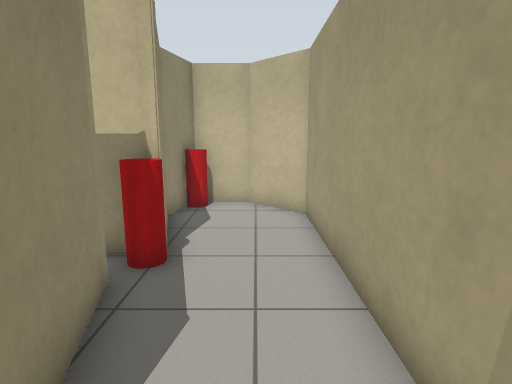
[1] (above)

17 first-person views from a walk through a robot-simulator world made for Gazebo. The camera is 1.2 m above the floor, tilts 10° down and sees 80° across. The floor is counted in squares, 0.5 m on a side. Each view is taken from the middle of a square. On the plan, view 1 faces up. The plan holds only what a view shows up to about 18 squares ahead; the rest is blank.

[2]
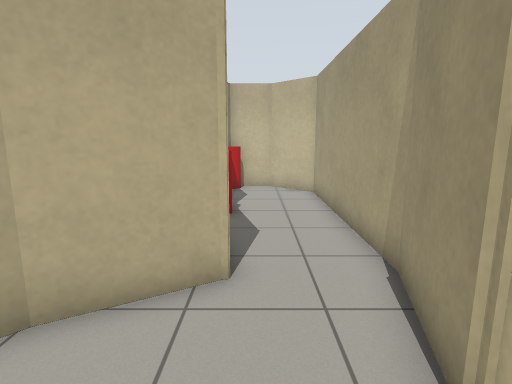

[3]
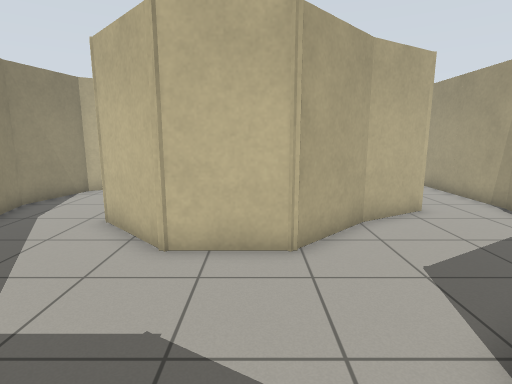

[4]
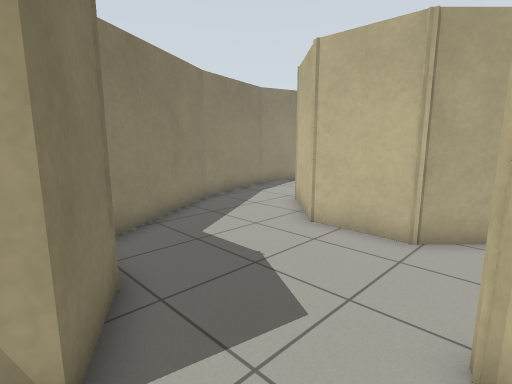

[5]
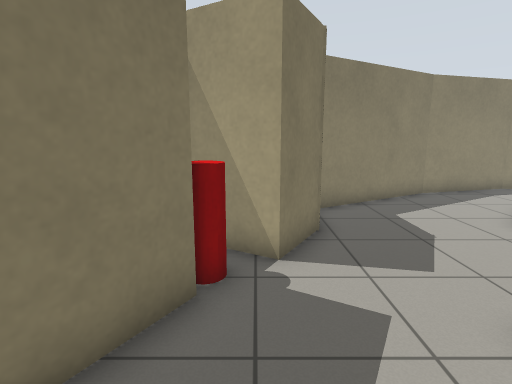

[6]
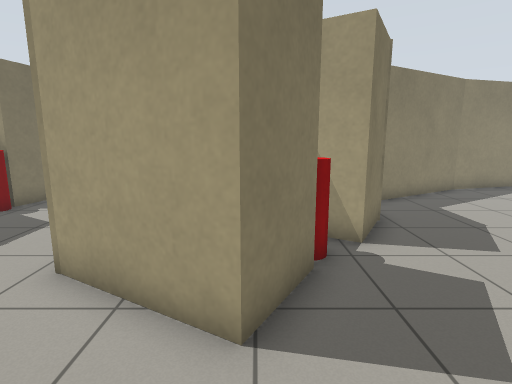

[7]
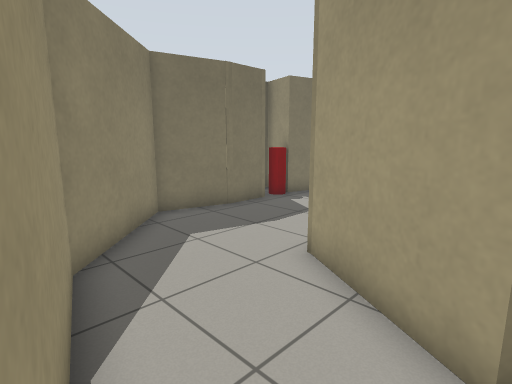

[8]
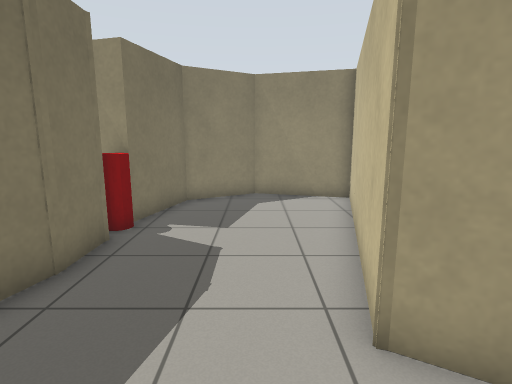

[9]
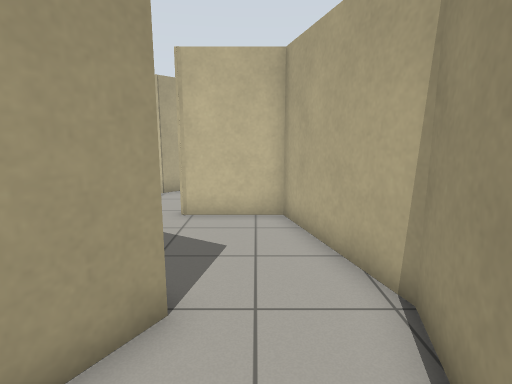

[10]
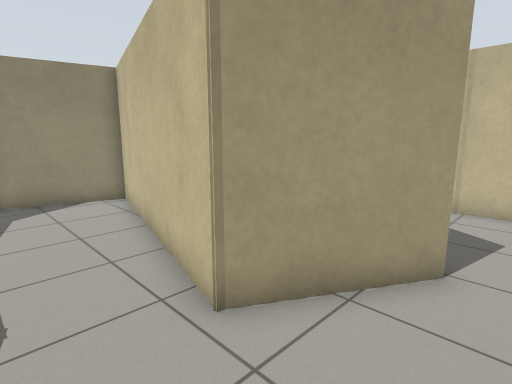

[11]
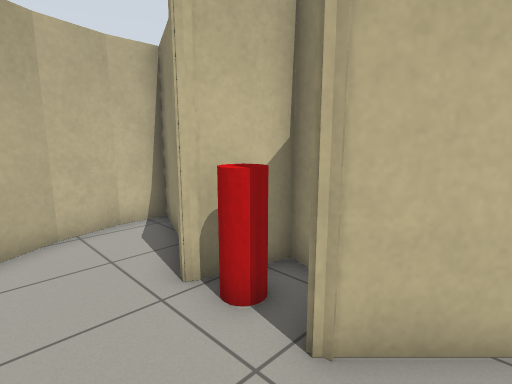

[12]
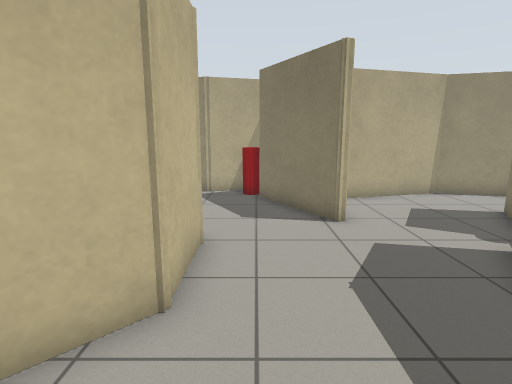

[13]
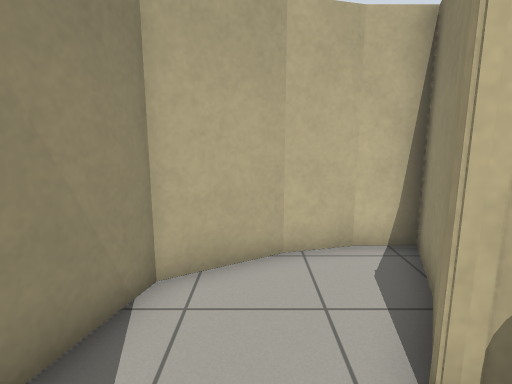

[14]
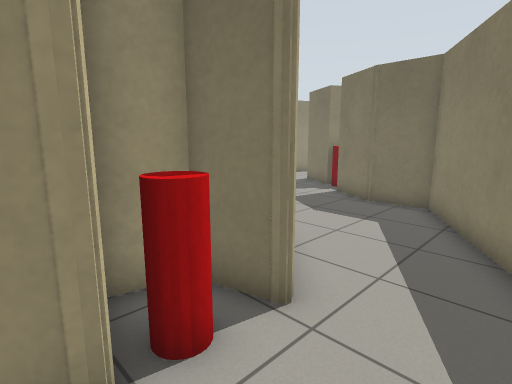

[15]
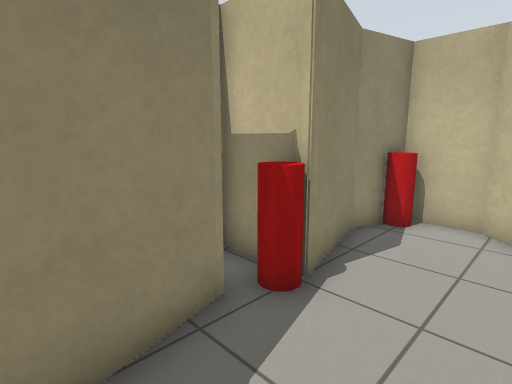

[16]
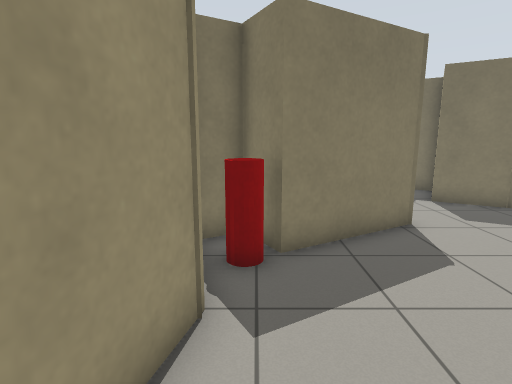

[17]
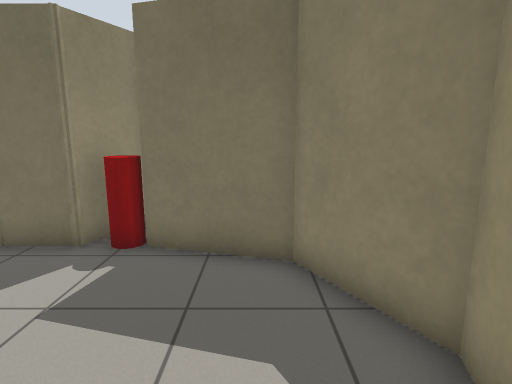

### Floor plan
Ten units are one square. View 1 is at (0, 0); x grows to the right and y downward. Boxes are objects, and circles mark ways between rooms. Rooms are numbered by the first view taken in them; rooms with no view inside come last. Other rooms are left out.
<svg viewBox="-160 -120 181 348">
<path fill="none" stroke="#000" d="M-25 -47 -17 -17M16 -11 16 -96 -2 -114 -19 -114M-24 -107 -28 -94 -20 -65M11 8 16 -13M-39 4 -62 27 -90 27 -114 3 -113 2 -97 -2 -93 -17 -114 -22 -113 -26M-45 64 -5 41 3 56 14 50M-35 66 -44 66M-115 -22 -102 -44M-143 26 -110 83 -88 83 -68 95 -81 119M-103 -42 -94 -66 -109 -66M-14 -10 -40 5M-57 115 -54 109M14 42 8 19 11 8M-108 -66 -125 -61M-123 -62 -147 -48 -155 -19 -143 27M-74 205 -47 212 -13 178 3 119 -11 66 -35 66M-54 109 -32 122 -52 156 -142 132 -153 170 -137 197 -106 205 -110 222M-100 223 -90 205 -70 205"/>
<rect x="-25" y="-65" width="10" height="10" fill="#bbb"><title>red cylinder</title></rect>
<rect x="-25" y="-115" width="10" height="10" fill="#bbb"><title>red cylinder</title></rect>
<rect x="-115" y="-15" width="10" height="10" fill="#bbb"><title>red cylinder</title></rect>
<rect x="-65" y="105" width="10" height="10" fill="#bbb"><title>red cylinder</title></rect>
<rect x="-5" y="35" width="10" height="10" fill="#bbb"><title>red cylinder</title></rect>
<rect x="-105" y="205" width="10" height="10" fill="#bbb"><title>red cylinder</title></rect>
<circle cx="-5" cy="-5" r="3" fill="#2a7"/>
<circle cx="-40" cy="85" r="3" fill="#2a7"/>
<text x="0" y="-60">1</text>
<text x="-80" y="30">2</text>
<text x="-70" y="160">3</text>
</svg>
Room 1 opens to room 2. Room 2 opens to room 3.

Where each view was taken, in squares from view 1:
view 1: 0 up, 0 right, facing up
view 2: 4 down, 1 left, facing up
view 3: 9 down, 7 left, facing up
view 4: 10 down, 4 left, facing up-left
view 5: 10 down, 1 left, facing left
view 6: 12 down, 0 right, facing left
view 7: 12 down, 0 right, facing down-left
view 8: 17 down, 2 left, facing left
view 9: 16 down, 2 left, facing up
view 10: 18 down, 2 left, facing up-left
view 11: 2 down, 14 left, facing up-right
view 12: 4 down, 13 left, facing right
view 13: 0 up, 13 left, facing up
view 14: 3 up, 14 left, facing down-right
view 15: 2 up, 1 right, facing up-left
view 16: 2 up, 0 right, facing down
view 17: 14 down, 13 left, facing down
